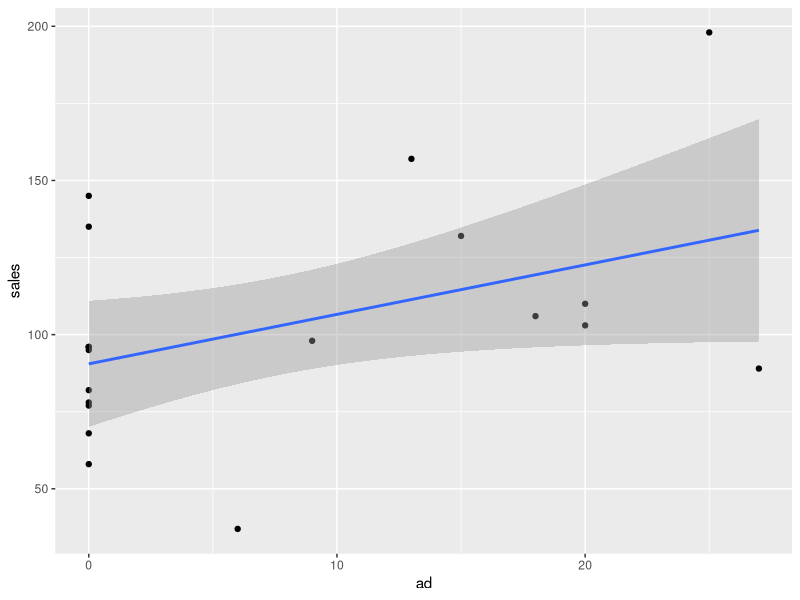

Here is the R script that generated this plot:
#import libraries
library(ggplot2)

sales <- c(37, 89, 82, 58, 110, 77, 103, 78, 95, 106, 98, 96, 68, 96, 157, 198, 145, 132, 96, 135)
ad <- c(6, 27, 0, 0, 20, 0, 20, 0, 0, 18, 9, 0, 0, 0, 13, 25, 0, 15, 0, 0)

modFit.0 <- lm(sales~ad)
summary(modFit.0)
df = data.frame( sales,ad)
df

ggplot(df, aes(ad, sales)) + geom_point()+geom_smooth(method = 'lm')

ad.adstock <- as.numeric(filter(x=ad, filter=.50, method="recursive"))

modFit.1 <- lm(sales~ad.adstock)
summary(modFit.1)


sales <- c(37, 89, 82, 58, 110, 77, 103, 78, 95, 106, 98, 96, 68, 96, 157, 198, 145, 132, 96, 135)
ad1 <- c(6, 27, 0, 0, 20, 0, 20, 0, 0, 18, 9, 0, 0, 0, 13, 25, 0, 15, 0, 0)
ad2 <- c(3, 0, 4, 0, 5, 0, 0, 0, 8, 0, 0, 5, 0, 11, 16, 11, 5, 0, 0, 15)

ad1.adstock <- as.numeric(filter(x=ad1, filter=.3, method="recursive"))
ad2.adstock <- as.numeric(filter(x=ad2, filter=.3, method="recursive"))
ad2.adstock

modFit2 <- lm(sales~ad1.adstock+ad2.adstock)
summary(modFit2)

sales <- c(37, 89, 82, 58, 110, 77, 103, 78, 95, 106, 98, 96, 68, 96, 157, 198, 145, 132, 96, 135)
ad1 <- c(6, 27, 0, 0, 20, 0, 20, 0, 0, 18, 9, 0, 0, 0, 13, 25, 0, 15, 0, 0)
ad2 <- c(3, 0, 4, 0, 5, 0, 0, 0, 8, 0, 0, 5, 0, 11, 16, 11, 5, 0, 0, 15)
trend <- 1:20

ad1.adstock <- as.numeric(filter(x=ad1, filter=.3, method="recursive"))
ad2.adstock <- as.numeric(filter(x=ad2, filter=.3, method="recursive"))

modFit.3 <- lm(sales~trend+ad1.adstock+ad2.adstock)
summary(modFit.3)
